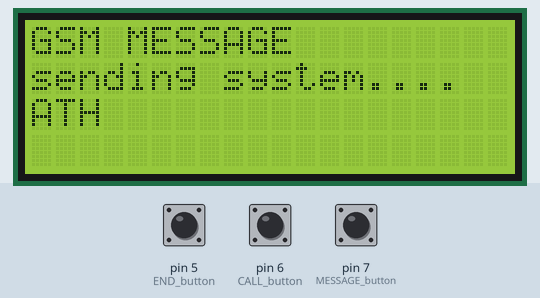
This sketch was run on a simulated Arduino Uno, built with avr-gcc and run on an emulated ATmega328P. On the bench: 20×4 character LCD. The inputs (shaded band) are chosen by the test bench; at power-on: pin 7 (MESSAGE_button) HIGH, pin 6 (CALL_button) HIGH, pin 5 (END_button) HIGH. The modem accepts every AT command (registered, SIM ready, sends succeed) and sends nothing else.

Above: at 2.2 s.
2.3 s: pin 7 (MESSAGE_button) pulled LOW for 0.15 s
At 2.45 s:
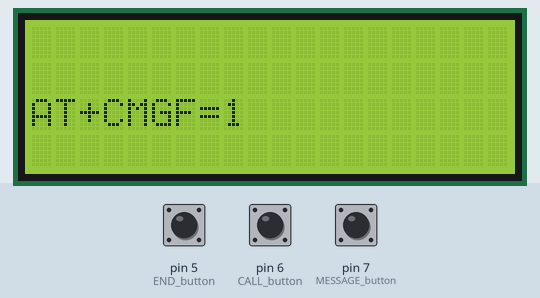
3.0 s: pin 6 (CALL_button) pulled LOW for 0.15 s
At 3.8 s:
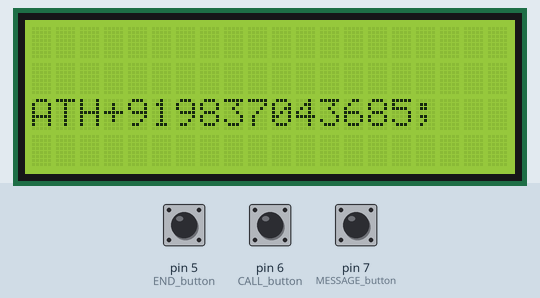
4.7 s: pin 5 (END_button) pulled LOW for 0.15 s
At 5.3 s:
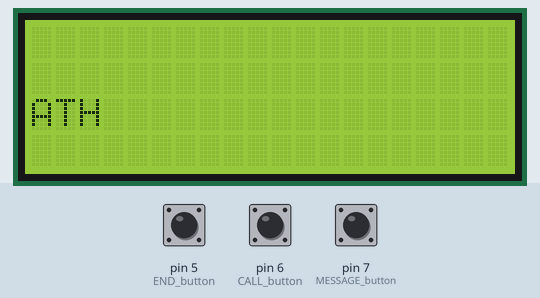
6.3 s: pin 6 (CALL_button) pulled LOW for 1 s
At 7.1 s:
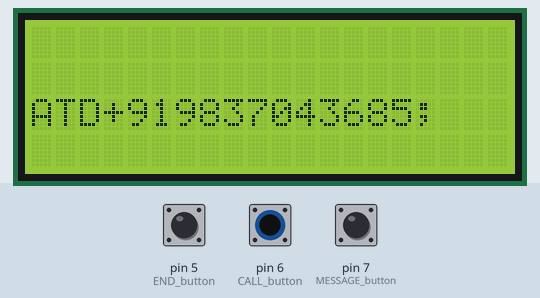
8.8 s: pin 6 (CALL_button) pulled LOW for 3.2 s
Timing chart, 0 to 11.8 s (numbered marks = the images above; inputs shaded):
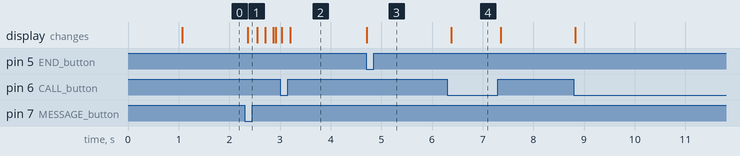

Measured:
- after the input at 2.3 s, the display: changes after 0.07 s (image 1)
- after the input at 3.0 s, the display: first changes at once (image 2 shows a later state)
- after the input at 4.7 s, the display: changes at once (image 3)
- after the input at 6.3 s, the display: changes after 0.08 s (image 4)

The sketch:

sim_module.ino
```cpp
#include <LiquidCrystal.h>
LiquidCrystal lcd(13, 12, 11, 10, 9, 8);
#include <SoftwareSerial.h>
SoftwareSerial mySerial(3, 4);
#define MESSAGE_button 7
#define CALL_button 6
#define END_button 5
String number ="9837043685";
void setup()
{
lcd.begin(20, 4);
Serial.begin(9600);
mySerial.begin(9600);
pinMode(MESSAGE_button,INPUT_PULLUP);
pinMode(CALL_button,INPUT_PULLUP);
pinMode(END_button,INPUT_PULLUP);
//digitalWrite(msg_key,HIGH);
//digitalWrite(call_key,HIGH);
//digitalWrite(end_key,HIGH);
lcd.setCursor(0, 0);
lcd.print("GSM MESSAGE ");
lcd.setCursor(0, 1);
lcd.print("sending system.... ");
delay(1000);
}
void loop()
{
//Sends an sms everytime msg_key is pressed
 if (digitalRead(MESSAGE_button)==LOW)
{
lcd.clear();
mySerial.println("AT+CMGF=1"); // Set the Mode as Text Mode
lcd.setCursor(0, 2);
lcd.print("AT+CMGF=1");
delay(150);
 mySerial.println("AT+CMGS=\"+919837043685\"\r");
lcd.setCursor(0, 2);
lcd.print("AT+CMGS=\"+919837043685\"\r");
delay(150);
mySerial.print("message Send"); // Enter the message
lcd.setCursor(0, 2);
lcd.print("message Send");
delay(150);
 mySerial.write((byte)0x1A);
lcd.setCursor(0, 2);
lcd.print("cntrl+Z");
delay(50);
mySerial.println();
}
//Makes a call when call_key is pressed
 else if (digitalRead(CALL_button)==LOW)
{
lcd.clear();
lcd.setCursor(0, 2);
lcd.print("ATD+91"+number+";");
mySerial.println("ATD+91"+number+";");
while(digitalRead(CALL_button)==LOW);
delay(50);
}
//Hang the call
else if (digitalRead(END_button)==LOW)
lcd.clear();
lcd.setCursor(0, 2);
lcd.print("ATH");
mySerial.println("ATH");
while(digitalRead(END_button)==LOW);
delay(50);
}
```
